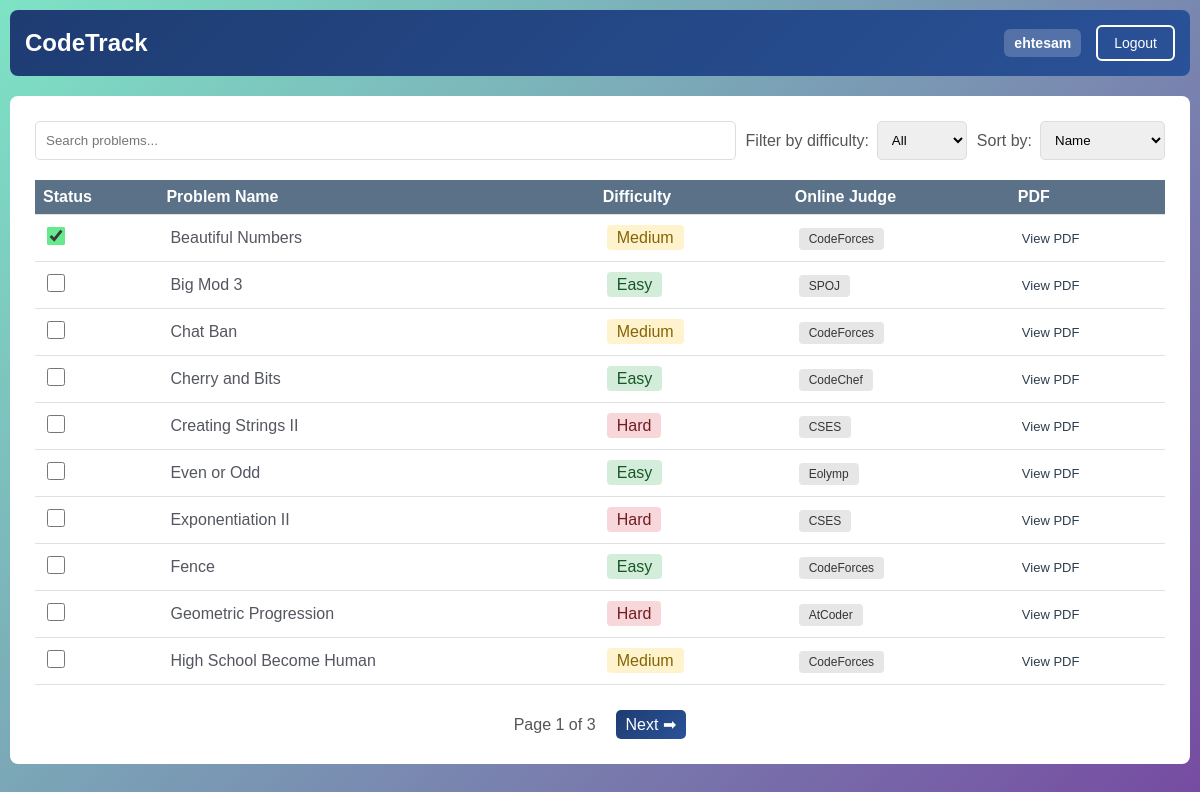
Page /dashboard/ (signed in) on the committed database.
### tracker/models.py (models this page shows, shortened)
class Problem(models.Model):
    difficulty_choices = [
        ('Easy', 'Easy'),
        ('Medium', 'Medium'),
        ('Hard', 'Hard'),
    ]
    oj_choices = [
        ('LeetCode', 'LeetCode'),
        ('HackerRank', 'HackerRank'),
        ('CodeForces', 'CodeForces'),
        ('CodeChef', 'CodeChef'),
        ('AtCoder', 'AtCoder'),
        ('GeeksforGeeks', 'GeeksforGeeks'),
        ('SPOJ', 'SPOJ'),
        ('Other', 'Other'),
        ('Eolymp', 'Eolymp'),
        ('CSES', 'CSES'),
        ('Toph', 'Toph'),
    ]
    title = models.CharField(max_length=200)
    difficulty = models.CharField(max_length=10, choices=difficulty_choices, default='Easy')
    online_judge = models.CharField(max_length=20, choices=oj_choices, default='CodeForces')
    link = models.URLField(max_length=500)
    problem_pdf = models.FileField(
        upload_to='Problem_PDF/',
        validators=[FileExtensionValidator(['pdf'])],
        blank=True,
        null=True,
        help_text="Upload a PDF file for the problem"
    )
    created_at = models.DateTimeField(auto_now_add=True, editable=True)
    class Meta:
        ordering = ['title']

### tracker/views.py (the view)
# urls.py: path('dashboard/', views.dashboard_view, name='dashboard'),
@login_required
def dashboard_view(request):
    problems = Problem.objects.all()
    solved_problems = SolvedProblem.objects.filter(user=request.user).values_list('problem_id', flat=True)
    total_solved = solved_problems.count()
    total_problems = problems.count()
    problems_data = []
    for problem in problems:
        problems_data.append({
            'id': problem.id,
            'title': problem.title,
            'difficulty': problem.difficulty,
            'online_judge': problem.online_judge,
            'link': problem.link,
            'problem_pdf': problem.problem_pdf,
            'solved': problem.id in solved_problems
        })
    paginator = Paginator(problems_data, 10)
    page_number = request.GET.get('page')
    page_obj = paginator.get_page(page_number)
    context = {
        'page_obj': page_obj,
        'total_solved': total_solved,
        'total_problems': total_problems,
    }
    return render(request, 'dashboard.html', context)

### templates/dashboard.html (shortened to what this page needs)
{% extends 'base.html' %}
{% load static %}
{% block extra_css %}
<link rel="stylesheet" href="{% static 'css/dashboard.css' %}">
{% endblock %}
{% block content %}
<div class="dashboard">
    <div class="controls">
        <input type="text" id="search-box" placeholder="Search problems..." class="search-box">
        <div class="filter-group">
            <label>Filter by difficulty:</label>
            <select id="difficulty-filter">
                <option value="all">All</option>
            </select>
        </div>
        <div class="filter-group">
            <label>Sort by:</label>
            <select id="sort-select">
                <option value="name">Name</option>
            </select>
        </div>
    </div>
    <div class="problems-container">
        <table class="problems-table">
            <thead>
                <tr>
                    <th>Status</th>
                    <th>Problem Name</th>
                    <th>Difficulty</th>
                    <th>Online Judge</th>
                    <th>PDF</th>
                </tr>
            </thead>
            <tbody id="problems-list">
                {% for problem in page_obj %}
                <tr class="problem-row"
                    data-id="{{ problem.id }}"
                    data-title="{{ problem.title }}"
                    data-difficulty="{{ problem.difficulty }}"
                    data-solved="{{ problem.solved|lower }}"
                    data-link="{{ problem.link }}">
                    <td>
                        <form method="post" action="{% url 'toggle_solved' problem.id %}" style="margin:0;">
                            <input type="checkbox" class="solve-checkbox" onchange="this.form.submit()"
                                   {% if problem.solved %}checked{% endif %}>
                        </form>
                    </td>
                    <td>
                        <a href="{{ problem.link }}" target="_blank" class="problem-link">
                            {{ problem.title }}
                        </a>
                    </td>
                    <td>
                        <span class="difficulty-badge difficulty-{{ problem.difficulty|lower }}">
                            {{ problem.difficulty }}
                        </span>
                    </td>
                    <td>
                        <span class="judge-badge">{{ problem.online_judge }}</span>
                    </td>
                    <td>
                        {% if problem.problem_pdf %}
                            <a href="{{ problem.problem_pdf.url }}" target="_blank" class="pdf-link">View PDF</a>
                        {% else %}
                            <span class="no-pdf">—</span>
                        {% endif %}
                    </td>
                </tr>
                {% endfor %}
            </tbody>
        </table>
    </div>
    <div class="pagination">
        <span>Page {{ page_obj.number }} of {{ page_obj.paginator.num_pages }}</span>
        {% if page_obj.has_next %}
            <a href="?page={{ page_obj.next_page_number }}">Next ➡</a>
        {% endif %}
    </div>
</div>
{% endblock %}

### templates/base.html (shortened to what this page needs)
<!DOCTYPE html>
<html lang="en">
<head>
    {% load static %}
    <link rel="stylesheet" href="{% static 'css/base.css' %}">
    {% block extra_css %}{% endblock %}
</head>
<body>
    <nav class="navbar">
        <div class="container">
            <a href="{% if user.is_authenticated %}{% url 'dashboard' %}{% else %}{% url 'home' %}{% endif %}" class="logo">CodeTrack</a>
            {% if user.is_authenticated %}
            <div class="nav-links">
                <a href="{% url 'profile' %}" class="username">{{ user.username }}</a>
                <a href="{% url 'logout' %}" class="btn btn-secondary">Logout</a>
            </div>
            {% else %}
            <div class="nav-links">
                <a href="{% url 'login' %}" class="btn">Login</a>
                <a href="{% url 'register' %}" class="btn btn-secondary">Register</a>
            </div>
            {% endif %}
        </div>
    </nav>
    <div class="container">
        {% block content %}{% endblock %}
    </div>
</body>
</html>

### static/css/base.css (style rules this page uses)
* { margin: 0; padding: 0; box-sizing: border-box; }
body { font-family: Arial, sans-serif; background: linear-gradient(135deg, #7ee3c5 0%, #764ba2 100%); min-height: 100vh; padding: 10px; }
.navbar { background: linear-gradient(135deg, #1e3c72 0%, #2a5298 100%); color : white; padding: 15px; margin-bottom: 20px; border-radius: 8px; }
.container { max-width: 1200px; margin: 0 auto; }
.navbar .container { display: flex; justify-content: space-between; align-items: center; }
.logo { font-size: 24px; font-weight: bold; color: white; text-decoration: none; }
.nav-links { display: flex; gap: 15px; align-items: center; }
.username { color: white; text-decoration: none; font-weight: 600; font-size: 14px; padding: 6px 10px; border-radius: 6px; background: rgba(255, 255, 255, 0.2); }
.btn { padding: 8px 16px; border: 2px solid white; background: transparent; color: white; cursor: pointer; text-decoration: none; display: inline-block; border-radius: 6px; font-weight: 500; font-size: 14px; }

### static/css/dashboard.css (style rules this page uses)
.dashboard { background: white; padding: 25px; border-radius: 8px; }
.controls { margin-bottom: 20px; display: flex; gap: 10px; flex-wrap: wrap; }
.search-box { flex: 1; padding: 10px; border: 1px solid #ddd; border-radius: 5px; }
.filter-group { display: flex; gap: 8px; align-items: center; }
.filter-group label { font-weight: 500; color: #555; }
.filter-group select { padding: 10px; border: 1px solid #ddd; border-radius: 5px; cursor: pointer; }
.problems-table { width: 100%; border-collapse: collapse; }
.problems-table th, .problems-table td { padding: 12px; border-bottom: 1px solid #e0e0e0; text-align: left; }
.problems-table th { padding: 8px; background: #5a7188; color: white; font-weight: 600; }
.problem-link { color: #020513ac; text-decoration: none; }
.difficulty-easy { background: #d4edda; color: #155724; padding: 4px 10px; border-radius: 4px; }
.difficulty-medium { background: #fff3cd; color: #856404; padding: 4px 10px; border-radius: 4px; }
.difficulty-hard { background: #f8d7da; color: #721c24; padding: 4px 10px; border-radius: 4px; }
.solve-checkbox { width: 18px; height: 18px; cursor: pointer; accent-color: #66ea8e; }
.judge-badge { background: #e7e6e6; color: #363535; padding: 4px 10px; border-radius: 4px; font-size: 12px; }
.pdf-link { color: #2c3e50; text-decoration: none; font-size: 13px; }
.pagination { margin-top: 25px; display: flex; justify-content: center; align-items: center; gap: 20px; }
.pagination a { background: linear-gradient(135deg, #1e3c72 0%, #2a5298 100%); color: white; padding: 5px 10px; text-decoration: none; border-radius: 5px; }
.pagination span { color: #555; }

### rows in the picture
Problem: title "Beautiful Numbers", difficulty "Medium", online_judge "CodeForces"
Problem: title "Big Mod 3", difficulty "Easy", online_judge "SPOJ"
Problem: title "Chat Ban", difficulty "Medium", online_judge "CodeForces"
Problem: title "Cherry and Bits", difficulty "Easy", online_judge "CodeChef"
Problem: title "Creating Strings II", difficulty "Hard", online_judge "CSES"
Problem: title "Even or Odd", difficulty "Easy", online_judge "Eolymp"
Problem: title "Exponentiation II", difficulty "Hard", online_judge "CSES"
Problem: title "Fence", difficulty "Easy", online_judge "CodeForces"
Problem: title "Geometric Progression", difficulty "Hard", online_judge "AtCoder"
Problem: title "High School Become Human", difficulty "Medium", online_judge "CodeForces"

### other values in the picture
{{ user.username }} "ehtesam"
{{ page_obj.number }} "1"
{{ page_obj.paginator.num_pages }} "3"
